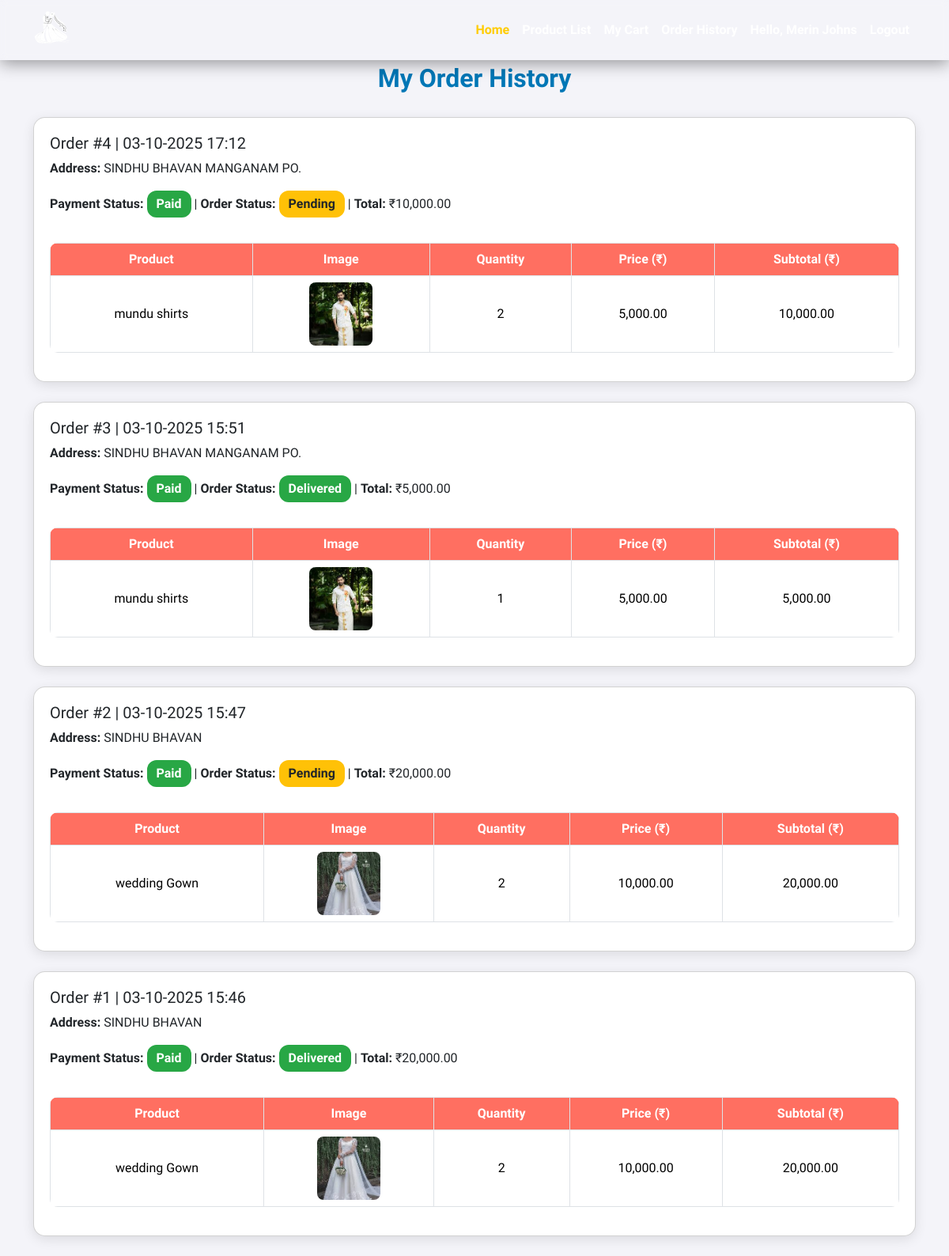
Screenshot of /order_history.php (signed in) with the database file from the repository.
### tables this page shows
CREATE TABLE `order_history` (
  `history_id` int NOT NULL AUTO_INCREMENT,
  `user_id` int NOT NULL,
  `order_id` int NOT NULL,
  `address` text NOT NULL,
  `total_price` decimal(10,2) NOT NULL,
  `payment_status` varchar(50) DEFAULT 'Pending',
  `order_date` datetime DEFAULT CURRENT_TIMESTAMP,
  `order_status` varchar(20) NOT NULL DEFAULT 'Pending',
  PRIMARY KEY (`history_id`)
);

CREATE TABLE `product` (
  `p_id` int NOT NULL AUTO_INCREMENT,
  `p_name` varchar(45) DEFAULT NULL,
  `p_category` varchar(45) DEFAULT NULL,
  `p_quantity` varchar(45) DEFAULT NULL,
  `p_price` varchar(45) DEFAULT NULL,
  `p_image` varchar(45) DEFAULT NULL,
  PRIMARY KEY (`p_id`),
  UNIQUE KEY `p_id_UNIQUE` (`p_id`)
);

### order_history.php (the view, shortened to what this page needs)
<?php
$username = isset($_SESSION['name']) ? $_SESSION['name'] : '';
include('db_connection.php');
$user_id = $_SESSION['u_id'];
$result = $con->query("SELECT * FROM order_history WHERE user_id = $user_id ORDER BY order_date DESC");
?>
<!DOCTYPE html>
<html lang="en">
<head>
<link href="https://cdn.jsdelivr.net/npm/bootstrap@5.3.3/dist/css/bootstrap.min.css" rel="stylesheet">
</head>
<body style="background-image:url(images/wegging.png);">
<nav class="navbar navbar-expand-lg navbar-dark bg-transparent fixed-top">
  <div class="container">
    <a class="navbar-brand" href="user_home.php">
      <img src="images/logo.png" width="50" height="50" alt="Logo">
    </a>
    <div class="collapse navbar-collapse" id="navbarNav">
      <ul class="navbar-nav ms-auto">
        <li class="nav-item"><a class="nav-link active" href="user_home.php">Home</a></li>
        <li class="nav-item"><a class="nav-link" href="productlist.php">Product List</a></li>
        <li class="nav-item"><a class="nav-link" href="cart.php">My Cart</a></li>
        <li class="nav-item"><a class="nav-link" href="order_history.php">Order History</a></li>
        <?php if($username != ''): ?>
        <li class="nav-item">
          <a class="nav-link" href="#">Hello, <?php echo htmlspecialchars($username); ?></a>
        </li>
        <?php endif; ?>
        <li class="nav-item"><a class="nav-link" href="logout.php">Logout</a></li>
      </ul>
    </div>
  </div>
</nav>
<div class="container">
    <h2>My Order History</h2>
    <?php if($result->num_rows > 0): ?>
        <?php while($row = $result->fetch_assoc()):
            $order_id = $row['order_id'];
            $address = htmlspecialchars($row['address']);
            $total_price = number_format($row['total_price'], 2);
            $payment_status = htmlspecialchars($row['payment_status']);
            $order_status = htmlspecialchars($row['order_status']);
            $order_date = date('d-m-Y H:i', strtotime($row['order_date']));
            $order_res = $con->query("SELECT items FROM orders WHERE order_id = $order_id");
            $order_data = $order_res->fetch_assoc();
            $items = json_decode($order_data['items'], true);
        ?>
        <div class="card">
            <h5>Order #<?php echo $order_id; ?> | <?php echo $order_date; ?></h5>
            <p><strong>Address:</strong> <?php echo $address; ?></p>
            <p>
                <strong>Payment Status:</strong>
                <span class="payment-status <?php echo $payment_status; ?>"><?php echo $payment_status; ?></span>
                | <strong>Order Status:</strong>
                <span class="order-status <?php echo $order_status; ?>"><?php echo $order_status; ?></span>
                | <strong>Total:</strong> ₹<?php echo $total_price; ?>
            </p>
            <table class="table table-bordered text-center mt-3">
                <thead>
                    <tr>
                        <th>Product</th>
                        <th>Image</th>
                        <th>Quantity</th>
                        <th>Price (₹)</th>
                        <th>Subtotal (₹)</th>
                    </tr>
                </thead>
                <tbody>
                    <?php foreach($items as $item):
                        $pid = $item['product_id'];
                        $qty = $item['quantity'];
                        $p_res = $con->query("SELECT p_name, p_price, p_image FROM product WHERE p_id = $pid");
                        $prod = $p_res->fetch_assoc();
                        $subtotal = $prod['p_price'] * $qty;
                    ?>
                    <tr>
                        <td><?php echo htmlspecialchars($prod['p_name']); ?></td>
                        <td><img src="uploads/<?php echo $prod['p_image']; ?>" class="product-img" alt="<?php echo htmlspecialchars($prod['p_name']); ?>"></td>
                        <td><?php echo $qty; ?></td>
                        <td><?php echo number_format($prod['p_price'],2); ?></td>
                        <td><?php echo number_format($subtotal,2); ?></td>
                    </tr>
                    <?php endforeach; ?>
                </tbody>
            </table>
        </div>
        <?php endwhile; ?>
    <?php else: ?>
        <p class="text-center">No orders found.</p>
    <?php endif; ?>
</div>
</body>
</html>

### order_history.php (style rules this page uses)
body { background: #f4f4f9; font-family: 'Work Sans', sans-serif; padding-top: 80px; }
h2 { color: #0077b6; margin-bottom: 30px; font-weight: 700; text-align: center; }
.navbar-brand img { border-radius: 50%; }
.navbar-nav .nav-link.active { color: #ffcc00 !important; }
.card { background: #fff; border-radius: 15px; padding: 20px; margin-bottom: 25px; box-shadow: 0 4px 15px rgba(0,0,0,0.1); }
.table { background: #f9f9f9; border-radius: 10px; overflow: hidden; }
.table th { background-color: #FF6F61; color: #fff; }
.table td, .table th { vertical-align: middle; text-align: center; }
.product-img { width: 80px; height: 80px; object-fit: cover; border-radius: 8px; }
.payment-status { display: inline-block; padding: 5px 12px; border-radius: 12px; font-weight: 600; color: #fff; }
.payment-status.Paid { background-color: #28a745; }
.order-status { display: inline-block; padding: 5px 12px; border-radius: 12px; font-weight: 600; color: #fff; }
.order-status.Pending { background-color: #ffc107; color: #212529; }
.order-status.Delivered { background-color: #28a745; }
.navbar { background: transparent !important; box-shadow: 0 4px 20px rgba(0, 0, 0, 0.4); backdrop-filter: blur(4px); }
.navbar .nav-link, .navbar .navbar-brand { color: #fff !important; font-weight: 600; }

### rows the page displays
order_history: order "4", order_date "03-10-2025 17:12", address "SINDHU BHAVAN MANGANAM PO.", payment_status "Paid", order_status "Pending", total_price "10,000.00"
product: p_name "mundu shirts", p_image (picture), qty "2", p_price "5,000.00", p_price "10,000.00", qty "1"
order_history: order "3", order_date "03-10-2025 15:51", address "SINDHU BHAVAN MANGANAM PO.", payment_status "Paid", order_status "Delivered", total_price "5,000.00"
order_history: order "2", order_date "03-10-2025 15:47", address "SINDHU BHAVAN", payment_status "Paid", order_status "Pending", total_price "20,000.00"
product: p_name "wedding Gown", p_image (picture), qty "2", p_price "10,000.00", p_price "20,000.00"
order_history: order "1", order_date "03-10-2025 15:46", address "SINDHU BHAVAN", payment_status "Paid", order_status "Delivered", total_price "20,000.00"
